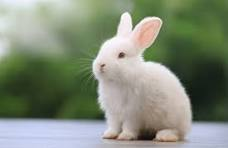
#> input picture Atividade Ruidos/coelho.jpg, 228 x 148 px, found by its file name
$ python codigo.py
#> lines starting #> are read from the running program, lines starting #| are printed output that depends on the picture
import cv2
import numpy as np
import matplotlib.pyplot as plt

# Carrega a imagem do coelho e coloca em tons de cinza
imagem = cv2.imread('C:/Users/user/Documents/GitHub/CGPI/Atividade Ruidos/coelho.jpg', cv2.IMREAD_GRAYSCALE)
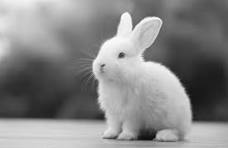
#> imagem: shape (148, 228); min 7, max 255, mean 133.8

# Função aplicando ruido gaussiano
def ruido_gaussiano(imagem, variancia):
    # Cria ruído gaussiano com média 0 e variância especificada
#> called with variancia = 25
    ruido = np.random.normal(0, variancia**0.5, imagem.shape)
    imagem_ruido = np.clip(imagem + ruido, 0, 255)  # Garante que os valores fiquem entre 0 e 255
    return imagem_ruido.astype(np.uint8)

# Função aplicando ruido sal e pimenta
def ruido_sp(imagem, porcentagem):
#> called with porcentagem = 0.05
    altura, largura = imagem.shape[:2]
#> altura = 148; largura = 228
    num_pixels = int(altura * largura * porcentagem)
#> num_pixels = 1687
    indices_pixels = np.random.randint(0, altura * largura, num_pixels)
    imagem = imagem.flatten()

    # Aplica "pimenta" (preto) e "sal" (branco)
    imagem[indices_pixels[:num_pixels // 2]] = 0  # Pimenta (preto)
    imagem[indices_pixels[num_pixels // 2:]] = 255  # Sal (branco)

    imagem = imagem.reshape((altura, largura))
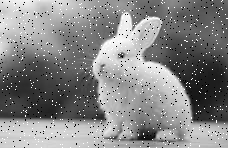
#> imagem: shape (148, 228); min 0, max 255, mean 133.5
    return imagem

# Gera imagens com ruído
imagem_gaussiana = ruido_gaussiano(imagem, variancia=25)
imagem_sal_pimenta = ruido_sp(imagem, porcentagem=0.05)

# Aplicando Filtro Gaussiano no ruido gaussiano
filtro_gaussiano_15 = cv2.GaussianBlur(imagem_gaussiana, (15, 15), 0)
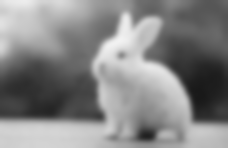
#> filtro_gaussiano_15: shape (148, 228); min 25, max 242, mean 133.3

# Aplicando Filtro Mediana no ruido gaussiano
filtro_mediana_15 = cv2.medianBlur(imagem_gaussiana, 15)
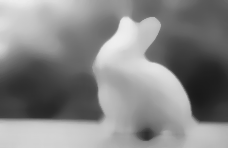
#> filtro_mediana_15: shape (148, 228); min 25, max 239, mean 133.8

# Aplicando Filtro Bilateral no ruido gaussiano
filtro_bilateral_15 = cv2.bilateralFilter(imagem_gaussiana, d=15, sigmaColor=100, sigmaSpace=100)

# Aplicando Filtro Gaussiano no ruido sal e pimenta
filtro_gaussiano_sp = cv2.GaussianBlur(imagem_sal_pimenta, (15, 15), 0)

# Aplicando Filtro Mediana no ruido sal e pimenta
filtro_mediana_sp = cv2.medianBlur(imagem_sal_pimenta, 15)

# Aplicando Filtro Bilateral no ruido sal e pimenta
filtro_bilateral_sp = cv2.bilateralFilter(imagem_sal_pimenta, d=15, sigmaColor=100, sigmaSpace=100)

# Estrutura para mostrar as imagens
plt.figure(figsize=(12, 10))

# Exibe a imagem original
plt.subplot(3, 4, 1), plt.imshow(imagem, cmap='gray'), plt.title('Original')
plt.xticks([]), plt.yticks([])

# Exibe a imagem com ruido gaussiano
plt.subplot(3, 4, 5), plt.imshow(imagem_gaussiana, cmap='gray'), plt.title('Ruído Gaussiano')
plt.xticks([]), plt.yticks([])

# Filtros na Imagem com Ruído Gaussiano
plt.subplot(3, 4, 6), plt.imshow(filtro_gaussiano_15, cmap='gray'), plt.title('Filtro Gaussiano (Ruído Gaussiano)')
plt.xticks([]), plt.yticks([])
plt.subplot(3, 4, 7), plt.imshow(filtro_mediana_15, cmap='gray'), plt.title('Filtro Mediana (Ruído Gaussiano)')
plt.xticks([]), plt.yticks([])
plt.subplot(3, 4, 8), plt.imshow(filtro_bilateral_15, cmap='gray'), plt.title('Filtro Bilateral (Ruído Gaussiano)')
plt.xticks([]), plt.yticks([])

# Exibe a imagem com ruido sal e pimenta
plt.subplot(3, 4, 9), plt.imshow(imagem_sal_pimenta, cmap='gray'), plt.title('Ruído Sal e Pimenta')
plt.xticks([]), plt.yticks([])

# Filtros na Imagem com Ruído Sal e Pimenta
plt.subplot(3, 4, 10), plt.imshow(filtro_gaussiano_sp, cmap='gray'), plt.title('Filtro Gaussiano (Sal e Pimenta)')
plt.xticks([]), plt.yticks([])
plt.subplot(3, 4, 11), plt.imshow(filtro_mediana_sp, cmap='gray'), plt.title('Filtro Mediana (Sal e Pimenta)')
plt.xticks([]), plt.yticks([])
plt.subplot(3, 4, 12), plt.imshow(filtro_bilateral_sp, cmap='gray'), plt.title('Filtro Bilateral (Sal e Pimenta)')
plt.xticks([]), plt.yticks([])

plt.tight_layout()
plt.show()
